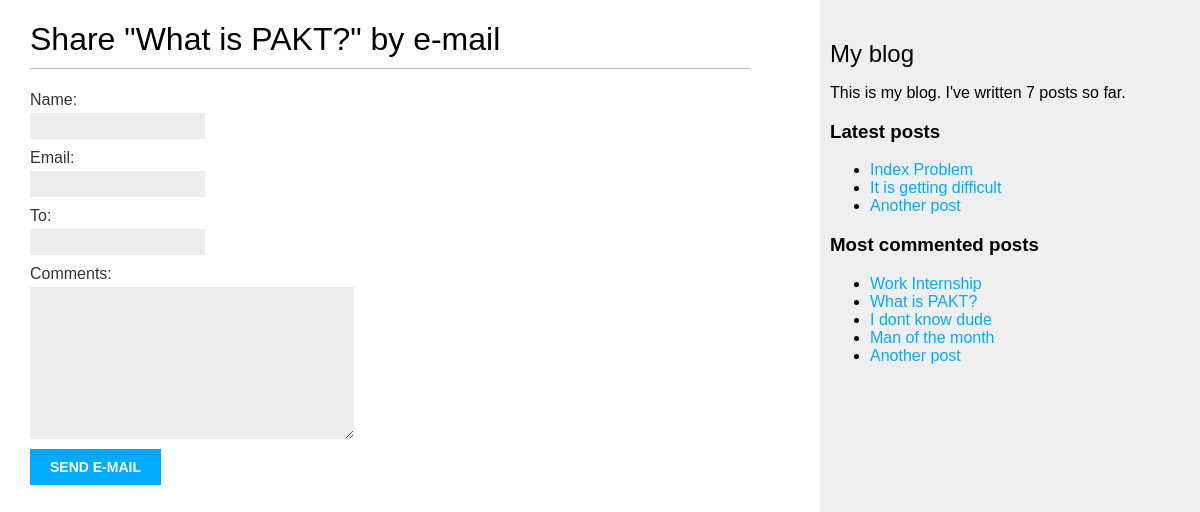
Screenshot of /blog/1/share/ with the database file from the repository.
### blog/models.py (models this page shows)
class Post(models.Model):
    class Status(models.TextChoices):
        DRAFT = 'DF', 'Draft',   # NAME = 'value', 'label'
        PUBLISHED = 'PB', 'Published'
    title = models.CharField(max_length=250)
    slug = models.SlugField(max_length=250, unique_for_date='publish')
    body = models.TextField()
    author = models.ForeignKey(
        settings.AUTH_USER_MODEL,
        on_delete=models.CASCADE,
        related_name="blog_posts"
    )
    publish = models.DateTimeField(default=timezone.now)
    created = models.DateTimeField(auto_now_add=True)
    updated = models.DateTimeField(auto_now=True)
    status = models.TextField(
        choices=Status,
        max_length=2,
        default=Status.DRAFT
    )
    objects = models.Manager()
    published = PublishedManager()
    class Meta:
        ordering = ['-publish']
        indexes = [
            models.Index(fields=['-publish'])
        ]
    def __str__(self):
        return self.title
    def get_absolute_url(self):
        return reverse('blog:post_detail', args=[self.publish.year, self.publish.month, self.publish.day, self.slug])
    tags = TaggableManager()

### blog/views.py (the view)
# urls.py: path('<int:post_id>/share/', views.post_share, name='post_share'),
def post_share(request, post_id):
    post = get_object_or_404(Post, id=post_id, status=Post.Status.PUBLISHED)
    print(post)
    sent = False
    if request.method == 'POST':
        form = EmailPostForm(request.POST)
        if form.is_valid():
            cd = form.cleaned_data
            post_url = request.build_absolute_uri(post.get_absolute_url())
            subject = ("Subject: "
                       f"{cd['name']} ({cd['email']}) recommends you to read {post.title}")
            message = (f"Message: "
                       f"Read {post.title} at {post_url}\n\n"
                       f"{cd['name']}\'s comment: {cd['comments']}")
            send_mail(
                subject=subject,
                message=message,
                from_email=None,
                recipient_list=[cd['to']]
            )
            sent = True
    else:
        form = EmailPostForm()
    return render(
        request,
        'blog/post/share.html',
        {
            'post': post,
            'form': form,
            'sent': sent
        })

### blog/forms.py
class EmailPostForm(forms.Form):
    name = forms.CharField(max_length=25)
    email = forms.EmailField()
    to = forms.CharField()
    comments = forms.CharField(required=False, widget=forms.Textarea)

### blog/models.py (called while the page is built)
    def get_queryset(self):
        return (
            super().get_queryset().filter(status=Post.Status.PUBLISHED)
        )

### blog/templatetags/blog_tags.py (called while the page is built)
@register.simple_tag
def total_posts():
    return Post.published.count()

@register.inclusion_tag('blog/post/latest_posts.html')
def show_latest_posts(count=5):
    latest_posts = Post.published.order_by('-publish')[:count]
    return {'latest_posts': latest_posts}

@register.simple_tag
def get_most_commented_posts(count=5):
    return Post.published.annotate(
        total_comments=Count('comments')
    ).order_by('-total_comments')[:count]

### blog/templates/blog/post/share.html (shortened to what this page needs)
{% extends "blog/base.html" %}
{% block content %}
  {% if sent %}
    <h1>E-mail successfully sent</h1>
    <p>
      "{{ post.title }}" was successfully sent to {{ form.cleaned_data.to }}.
    </p>
  {% else %}
    <h1>Share "{{ post.title }}" by e-mail</h1>
    <form method="post">
      {{ form.as_p }}
      <input type="submit" value="Send e-mail">
    </form>
  {% endif %}
{% endblock %}

### blog/templates/blog/base.html (shortened to what this page needs)
{% load blog_tags %}
{% load static %}
<html lang="en">
<head>
    <link rel="stylesheet" href="{% static 'css/blog.css' %}">
</head>
<body>
    <div id="content">
        {% block content %}
        {% endblock %}
    </div>
    <div id="sidebar">
        <h2>My blog</h2>
        <p>
            This is my blog.
            I've written {% total_posts %} posts so far.
        </p>
        <h3>Latest posts</h3>
        {% show_latest_posts 3 %}
        <h3>Most commented posts</h3>
        {% get_most_commented_posts as most_commented_posts %}
        <ul>
            {% for post in most_commented_posts %}
                <li>
                    <a href="{{ post.get_absolute_url }}">{{ post.title }}</a>
                </li>
            {% endfor %}
        </ul>
    </div>
</body>
</html>

### blog/templates/blog/post/latest_posts.html
<ul>
  {% for post in latest_posts %}
    <li>
      <a href="{{ post.get_absolute_url }}">{{ post.title }}</a>
    </li>
  {% endfor %}
</ul>

### blog/static/css/blog.css (style rules this page uses)
body { margin:0; padding:0; font-family:helvetica, sans-serif; }
a { color:#00abff; text-decoration:none; }
h1 { font-weight:normal; border-bottom:1px solid #bbb; padding:0 0 10px 0; }
h2 { font-weight:normal; margin:30px 0 0; }
#content { float:left; width:60%; padding:0 0 0 30px; }
#sidebar { float:right; width:30%; padding:10px; background:#efefef; height:100%; }
label { float:left; clear:both; color:#333; margin-bottom:4px; }
input, textarea { clear:both; float:left; margin:0 0 10px; background:#ededed; border:0; padding:6px 10px; font-size:12px; }
input[type=submit] { font-weight:bold; background:#00abff; color:#fff; padding:10px 20px; font-size:14px; text-transform:uppercase; }

### rows the page displays
Post: title "What is PAKT?"
Post: title "Index Problem"
Post: title "It is getting difficult"
Post: title "Another post"
Post: title "Work Internship"
Post: title "I dont know dude"
Post: title "Man of the month"
